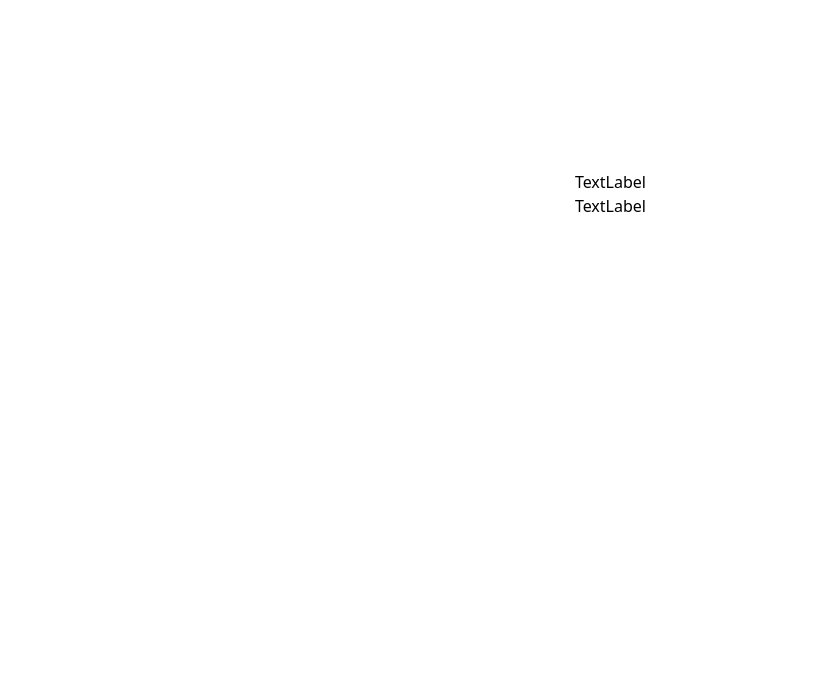
<?xml version="1.0" encoding="UTF-8"?>
<ui version="4.0">
 <class>GameplayWindow</class>
 <widget class="QWidget" name="GameplayWindow">
  <property name="geometry">
   <rect>
    <x>0</x>
    <y>0</y>
    <width>831</width>
    <height>682</height>
   </rect>
  </property>
  <property name="windowTitle">
   <string>Form</string>
  </property>
  <property name="styleSheet">
   <string notr="true">background-color: rgb(255, 255, 255);</string>
  </property>
  <widget class="QPushButton" name="pushButton">
   <property name="geometry">
    <rect>
     <x>470</x>
     <y>410</y>
     <width>271</width>
     <height>51</height>
    </rect>
   </property>
   <property name="styleSheet">
    <string notr="true">color: rgb(0, 0, 0);
background-color: rgba(255, 255, 255,0);
border:none</string>
   </property>
   <property name="text">
    <string/>
   </property>
  </widget>
  <widget class="QPushButton" name="pushButton_2">
   <property name="geometry">
    <rect>
     <x>470</x>
     <y>250</y>
     <width>271</width>
     <height>51</height>
    </rect>
   </property>
   <property name="styleSheet">
    <string notr="true">color: rgb(0, 0, 0);
background-color: rgba(255, 255, 255,0);
border:none</string>
   </property>
   <property name="text">
    <string/>
   </property>
  </widget>
  <widget class="QPushButton" name="pushButton_3">
   <property name="geometry">
    <rect>
     <x>470</x>
     <y>490</y>
     <width>271</width>
     <height>51</height>
    </rect>
   </property>
   <property name="styleSheet">
    <string notr="true">color: rgb(0, 0, 0);
background-color: rgba(255, 255, 255,0);
border:none</string>
   </property>
   <property name="text">
    <string/>
   </property>
  </widget>
  <widget class="QPushButton" name="pushButton_4">
   <property name="geometry">
    <rect>
     <x>470</x>
     <y>330</y>
     <width>271</width>
     <height>51</height>
    </rect>
   </property>
   <property name="styleSheet">
    <string notr="true">color: rgb(0, 0, 0);
background-color: rgba(255, 255, 255,0);
border:none</string>
   </property>
   <property name="text">
    <string/>
   </property>
  </widget>
  <widget class="QLabel" name="label">
   <property name="geometry">
    <rect>
     <x>470</x>
     <y>171</y>
     <width>281</width>
     <height>20</height>
    </rect>
   </property>
   <property name="font">
    <font>
     <family>Gilroy-Bold</family>
     <pointsize>12</pointsize>
    </font>
   </property>
   <property name="styleSheet">
    <string notr="true">color: rgb(0, 0, 0);
background-color: rgba(255, 255, 255,0);
border:none</string>
   </property>
   <property name="text">
    <string>TextLabel</string>
   </property>
   <property name="alignment">
    <set>Qt::AlignCenter</set>
   </property>
  </widget>
  <widget class="QLabel" name="label_2">
   <property name="geometry">
    <rect>
     <x>470</x>
     <y>190</y>
     <width>281</width>
     <height>31</height>
    </rect>
   </property>
   <property name="font">
    <font>
     <family>Gilroy-Bold</family>
     <pointsize>12</pointsize>
    </font>
   </property>
   <property name="styleSheet">
    <string notr="true">color: rgb(0, 0, 0);
background-color: rgba(255, 255, 255,0);
border:none</string>
   </property>
   <property name="text">
    <string>TextLabel</string>
   </property>
   <property name="alignment">
    <set>Qt::AlignCenter</set>
   </property>
  </widget>
  <widget class="QPushButton" name="pushButton_5">
   <property name="geometry">
    <rect>
     <x>10</x>
     <y>100</y>
     <width>91</width>
     <height>31</height>
    </rect>
   </property>
   <property name="styleSheet">
    <string notr="true">color: rgb(0, 0, 0);
background-color: rgba(255, 255, 255,0);
border:none</string>
   </property>
   <property name="text">
    <string/>
   </property>
  </widget>
 </widget>
 <resources/>
 <connections/>
</ui>
